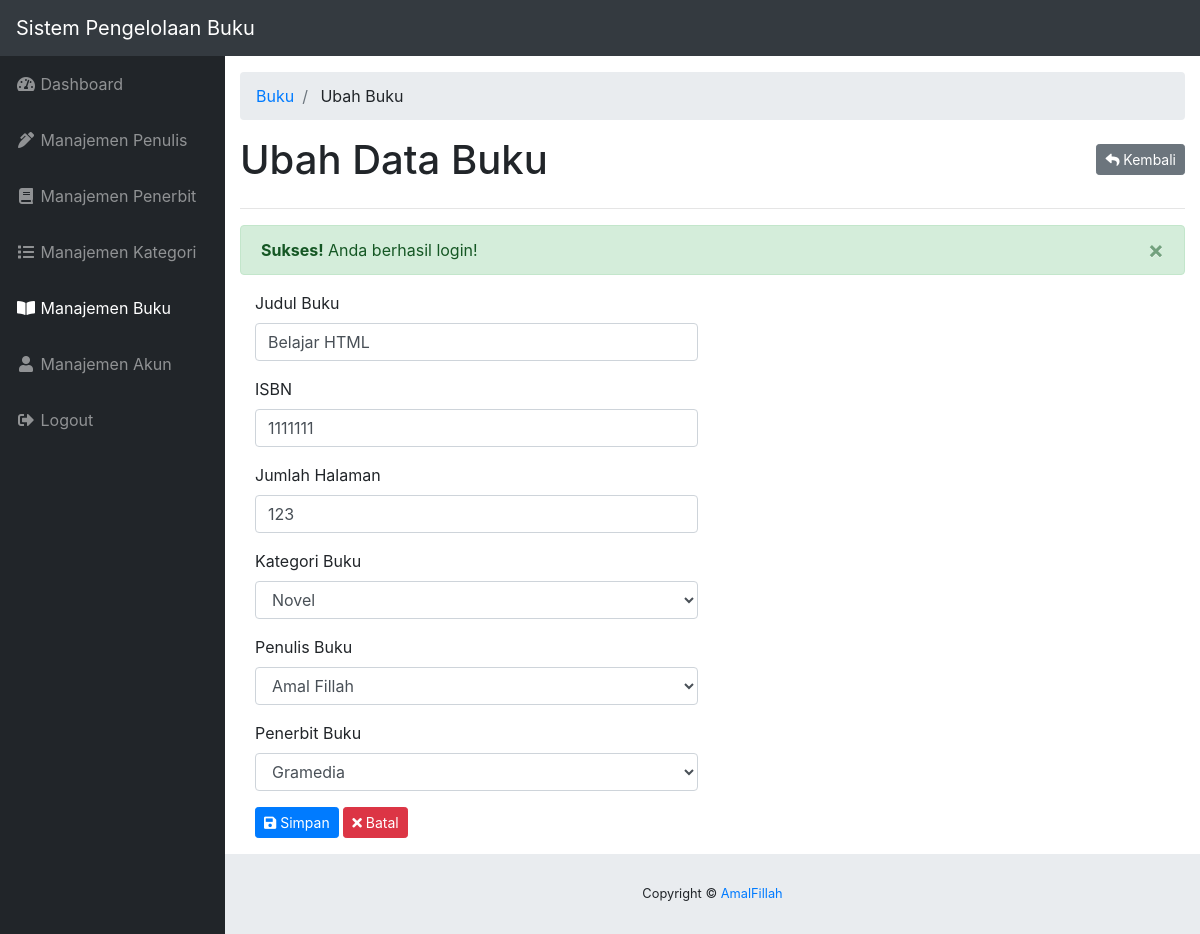
Screenshot of /buku/ubah.php?id=5 (signed in) with the database file from the repository.
### tables this page shows
CREATE TABLE `tbl_buku` (
  `id` int(11) NOT NULL,
  `judul` varchar(100) DEFAULT NULL,
  `isbn` int(10) DEFAULT NULL,
  `jumlah_halaman` int(11) DEFAULT NULL,
  `id_kategori` int(11) DEFAULT NULL,
  `id_penulis` int(11) DEFAULT NULL,
  `id_penerbit` int(11) DEFAULT NULL
);

CREATE TABLE `tbl_kategori` (
  `id` int(11) NOT NULL,
  `nama` varchar(30) DEFAULT NULL
);

CREATE TABLE `tbl_penulis` (
  `id` int(11) NOT NULL,
  `nama` varchar(100) DEFAULT NULL,
  `alamat` varchar(255) DEFAULT NULL,
  `umur` int(2) DEFAULT NULL
);

CREATE TABLE `tbl_penerbit` (
  `id` int(11) NOT NULL,
  `nama` varchar(20) DEFAULT NULL,
  `alamat` varchar(100) DEFAULT NULL
);

### init/functions.php (called while the page is built, shortened)
<?php
function base_url($path = NULL){
	$base_url = 'http://localhost/sistem-buku/';
	if($path == NULL) return $base_url;
	else return $base_url . $path;
}
function title($title = NULL){
	$app_title = "Sistem Pengelolaan Buku";
	if($title == NULL) return $app_title;
	else return $app_title . ' - ' . $title;
}
function check_flash_message($tipe){
	if (isset($_SESSION['flash_message'])) {
		if($_SESSION['flash_message']['tipe'] == $tipe) return TRUE;
		else return FALSE;
	}
}
function get_flash_message(){
	$pesan = $_SESSION['flash_message']['pesan'];
	return $pesan;
}
?>

### buku/ubah.php (the view, shortened to what this page needs)
<?php
require_once '../init.php';
$query_kategori = mysqli_query($koneksi, "SELECT * FROM tbl_kategori");
$query_penulis  = mysqli_query($koneksi, "SELECT * FROM tbl_penulis");
$query_penerbit = mysqli_query($koneksi, "SELECT * FROM tbl_penerbit");
$id = $_GET['id'];
$query = mysqli_query($koneksi, "SELECT tbl_buku.*, tbl_kategori.nama AS kategori, tbl_penulis.nama AS penulis, tbl_penerbit.nama AS penerbit FROM tbl_buku INNER JOIN tbl_kategori ON tbl_buku.id_kategori = tbl_kategori.id INNER JOIN tbl_penulis ON tbl_buku.id_penulis = tbl_penulis.id INNER JOIN tbl_penerbit ON tbl_buku.id_penerbit = tbl_penerbit.id WHERE tbl_buku.id = $id ");
$buku = mysqli_fetch_assoc($query);
?>
<!DOCTYPE html>
<html lang="en">
<head>
	<link href="<?php echo base_url('dashboard-template/vendor/fontawesome-free/css/all.min.css') ?>" rel="stylesheet" type="text/css">
	<link href="<?php echo base_url('dashboard-template/vendor/datatables/dataTables.bootstrap4.css') ?>" rel="stylesheet">
	<link href="<?php echo base_url('dashboard-template/css/sb-admin.css') ?>" rel="stylesheet">
</head>
<body id="page-top">
	<nav class="navbar navbar-expand navbar-dark bg-dark static-top">
		<a class="navbar-brand mr-1" href="index.html"><?php echo title() ?></a>
	</nav>
	<div id="wrapper">
	<?php require_once '../_sidebar.php'; ?>
	<div id="content-wrapper">
		<div class="container-fluid">
			<ol class="breadcrumb">
				<li class="breadcrumb-item">
					<a href="<?php echo base_url('buku/index.php') ?>">Buku</a>
				</li>
				<li class="breadcrumb-item">
					Ubah Buku
				</li>
			</ol>
		<div class="clearfix">
			<h1 class="float-left">Ubah Data Buku</h1>
			<a href="<?php echo base_url('buku/index.php') ?>" class="btn btn-sm btn-secondary float-right mt-2"><i class="fas fa-reply"></i> Kembali</a>
		</div>
		<hr>
		<?php if(check_flash_message('sukses')) : ?>
			<div class="alert alert-success alert-dismissible fade show" role="alert">
				<strong><?php echo ucfirst($_SESSION['flash_message']['tipe']) ?>!</strong> <?php echo get_flash_message() ?>
				<button type="button" class="close" data-dismiss="alert" aria-label="Close">
					<span aria-hidden="true">&times;</span>
				</button>
			</div>
		<?php endif; ?>
		<form action="<?php echo base_url('buku/proses_ubah.php?id=' . $buku['id']) ?>" method="POST" class="col-md-6">
			<div class="form-group">
				<label for="judul_buku">Judul Buku</label>
				<input type="text" name="judul_buku" id="judul_buku" value="<?php echo $buku['judul'] ?>" placeholder="Masukan Judul Buku" autocomplete="off" required="required" class="form-control">
			</div>
			<div class="form-group">
				<label for="isbn">ISBN</label>
				<input type="number" name="isbn" id="isbn" value="<?php echo $buku['isbn'] ?>" placeholder="Masukan ISBN" autocomplete="off" required="required" class="form-control">
			</div>
			<div class="form-group">
				<label for="jumlah_halaman">Jumlah Halaman</label>
				<input type="number" name="jumlah_halaman" id="jumlah_halaman" value="<?php echo $buku['jumlah_halaman'] ?>" placeholder="Masukan Jumlah Halaman" autocomplete="off" required="required" class="form-control">
			</div>
			<div class="form-group">
				<label for="id_kategori">Kategori Buku</label>
				<select name="id_kategori" id="id_kategori" class="form-control">
					<?php while($kategori = mysqli_fetch_array($query_kategori)) : ?>
						<option value="<?php echo $kategori['id'] ?>" <?php echo $kategori['id'] == $buku['id_kategori'] ? 'selected' : '' ?>><?php echo $kategori['nama']; ?></option>
					<?php endwhile; ?>
				</select>
			</div>
			<div class="form-group">
				<label for="id_penulis">Penulis Buku</label>
				<select name="id_penulis" id="id_penulis" class="form-control">
					<?php while($penulis = mysqli_fetch_array($query_penulis)) : ?>
						<option value="<?php echo $penulis['id'] ?>" <?php echo $penulis['id'] == $buku['id_penulis'] ? 'selected' : '' ?>><?php echo $penulis['nama']; ?></option>
					<?php endwhile; ?>
				</select>
			</div>
			<div class="form-group">
				<label for="id_penerbit">Penerbit Buku</label>
				<select name="id_penerbit" id="id_penerbit" class="form-control">
					<?php while($penerbit = mysqli_fetch_array($query_penerbit)) : ?>
						<option value="<?php echo $penerbit['id'] ?>" <?php echo $penerbit['id'] == $buku['id_penerbit'] ? 'selected' : '' ?>><?php echo $penerbit['nama']; ?></option>
					<?php endwhile; ?>
				</select>
			</div>
			<div class="form-group">
				<button type="submit" name="simpan" class="btn btn-sm btn-primary"><i class="fas fa-save"></i> Simpan</button>
				<button type="reset" name="reset" class="btn btn-sm btn-danger" onclick="return confirm('apakah anda yakin?')"><i class="fas fa-times"></i> Batal</button>
			</div>
		</form>
		</div>
		<?php require_once '../_footer.php'; ?>
	</div>
	</div>
</body>
</html>

### rows the page displays
tbl_buku: judul_buku "Belajar HTML", isbn "1111111", jumlah_halaman "123", id_kategori "Novel", id_penulis "Amal Fillah", id_penerbit "Gramedia"

### other values shown
title() "Sistem Pengelolaan Buku"
$_SESSION['flash_message']['tipe'] "Sukses"
get_flash_message() "Anda berhasil login!"
